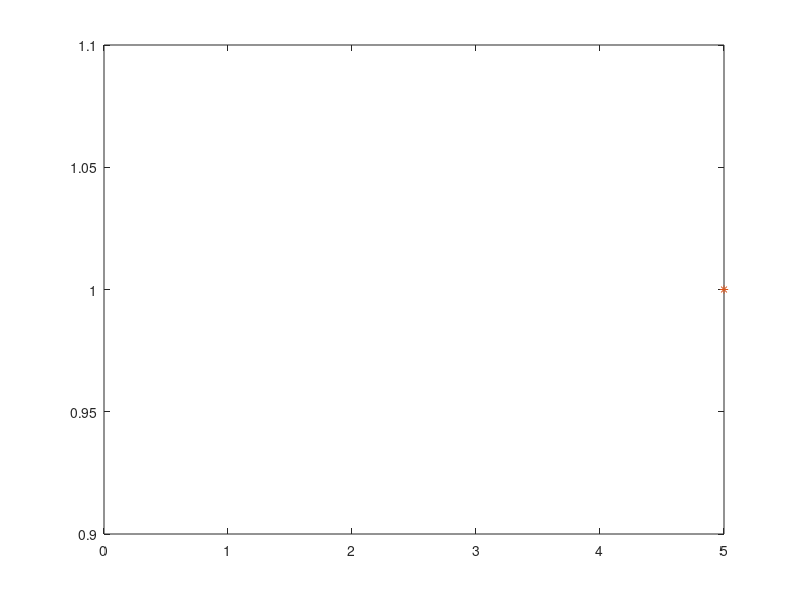

Write the MATLAB code that produced this figure.
clear all
clc

pause(1)
S = input("no. simulations: "); 
n = input("no. trials: ");
p = input("prob. of success: ");

U = rand(n, S);
X = U < p
sum_X = sum(X)

U_sum_X = unique(sum_X)
n_X =  hist(sum_X, length(U_sum_X));

x = 0:n;
pdf = binopdf(x, n, p);

plot(x, pdf, "-");
hold on;
plot(n_X, n_X / S, "*")
hold off;

[U_sum_X; n_X / S]
